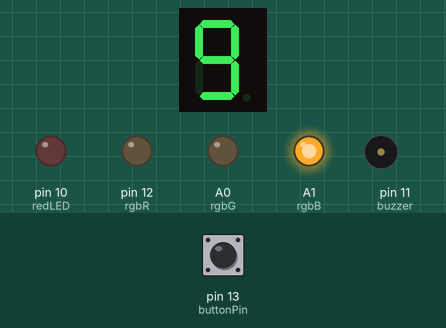
Recording of a sketch running on a simulated Arduino Uno, built with avr-gcc and run on an emulated ATmega328P. Parts: 1-digit seven-segment display, output pins drawn as LEDs (lit = HIGH), buzzer (waves = sounding). Wiring (inferred from the names in the program): 1-digit 7-segment display, segments lit when HIGH: segments pin 2, pin 3, pin 4, pin 5, pin 6, pin 7, pin 8, pin 9. The test bench sets the inputs (shaded band); at power-on: pin 13 (buttonPin) HIGH. The segment pins are drawn as the display they are named for; pins used as bus, display or sensor lines are not drawn.

Above: at 1.2 s.
1.3 s: pin 13 (buttonPin) pulled LOW for 0.15 s
At 1.9 s:
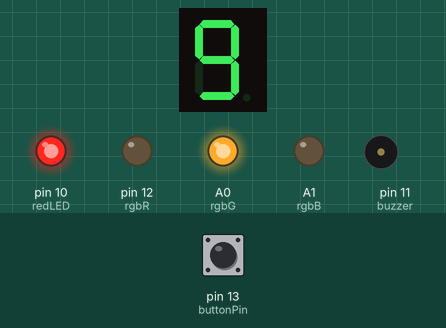
2.0 s: pin 13 (buttonPin) pulled LOW for 1 s
At 3.4 s:
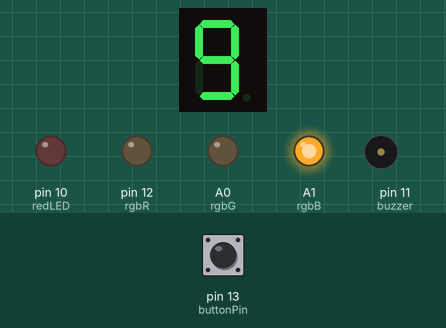
4.5 s: pin 13 (buttonPin) pulled LOW for 0.15 s
At 4.73 s:
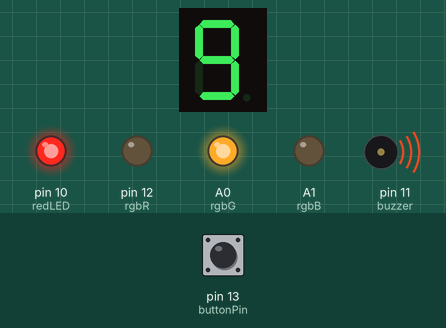
5.2 s: pin 13 (buttonPin) pulled LOW for 3.2 s
At 9.9 s:
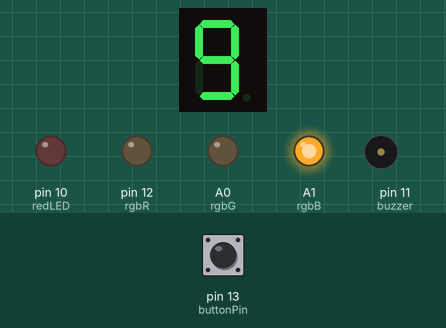
Timing chart, 0 to 10.9 s (numbered marks = the images above; inputs shaded):
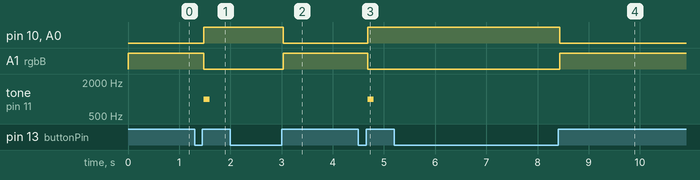

The sketch:

StartWithButtnDisplay_01.ino
```cpp
// ==========================================
// ARDUINO COUNTDOWN - START / STOP
// 7-Segment Display + Buzzer + LED + RGB + Button
// ==========================================

// 7-Segment Display pins
const int A = 2;
const int B = 3;
const int C = 4;
const int D = 5;
const int E = 6;
const int F = 7;
const int G = 8;
const int DP = 9;

// Red LED and buzzer
const int redLED = 10;
const int buzzer = 11;

// RGB LED - Common Cathode
const int rgbR = 12;
const int rgbG = A0;
const int rgbB = A1;

// Push button
const int buttonPin = 13;

// Program state
bool running = false;
int currentNumber = 9;


// ==========================================
// NOTES
// ==========================================

#define N_C4 262
#define N_D4 294
#define N_E4 330
#define N_F4 349
#define N_G4 392
#define N_A4 440
#define N_B4 494
#define N_C5 523
#define N_D5 587
#define N_E5 659
#define N_F5 698
#define N_G5 784


// ==========================================
// SETUP
// ==========================================

void setup() {

  pinMode(A, OUTPUT);
  pinMode(B, OUTPUT);
  pinMode(C, OUTPUT);
  pinMode(D, OUTPUT);
  pinMode(E, OUTPUT);
  pinMode(F, OUTPUT);
  pinMode(G, OUTPUT);
  pinMode(DP, OUTPUT);

  pinMode(redLED, OUTPUT);
  pinMode(buzzer, OUTPUT);

  pinMode(rgbR, OUTPUT);
  pinMode(rgbG, OUTPUT);
  pinMode(rgbB, OUTPUT);

  // Use the Arduino's internal pull-up resistor
  pinMode(buttonPin, INPUT_PULLUP);

  digitalWrite(DP, LOW);
  digitalWrite(redLED, LOW);

  rgbOff();
  noTone(buzzer);

  // Show 9 when the Arduino starts
  showNumber(9);
}


// ==========================================
// RGB LED FUNCTIONS
// ==========================================

void rgbOff() {
  digitalWrite(rgbR, LOW);
  digitalWrite(rgbG, LOW);
  digitalWrite(rgbB, LOW);
}

void rgbRed() {
  digitalWrite(rgbR, HIGH);
  digitalWrite(rgbG, LOW);
  digitalWrite(rgbB, LOW);
}

void rgbGreen() {
  digitalWrite(rgbR, LOW);
  digitalWrite(rgbG, HIGH);
  digitalWrite(rgbB, LOW);
}

void rgbBlue() {
  digitalWrite(rgbR, LOW);
  digitalWrite(rgbG, LOW);
  digitalWrite(rgbB, HIGH);
}

void rgbYellow() {
  digitalWrite(rgbR, HIGH);
  digitalWrite(rgbG, HIGH);
  digitalWrite(rgbB, LOW);
}


// ==========================================
// 7-SEGMENT DISPLAY
// ==========================================

void showNumber(int n) {

  // Turn off all segments first
  digitalWrite(A, LOW);
  digitalWrite(B, LOW);
  digitalWrite(C, LOW);
  digitalWrite(D, LOW);
  digitalWrite(E, LOW);
  digitalWrite(F, LOW);
  digitalWrite(G, LOW);

  switch (n) {

    // Number 0
    case 0:
      digitalWrite(A, HIGH);
      digitalWrite(B, HIGH);
      digitalWrite(C, HIGH);
      digitalWrite(D, HIGH);
      digitalWrite(E, HIGH);
      digitalWrite(F, HIGH);
      break;

    // Number 1
    case 1:
      digitalWrite(B, HIGH);
      digitalWrite(C, HIGH);
      break;

    // Number 2
    case 2:
      digitalWrite(A, HIGH);
      digitalWrite(B, HIGH);
      digitalWrite(D, HIGH);
      digitalWrite(E, HIGH);
      digitalWrite(G, HIGH);
      break;

    // Number 3
    case 3:
      digitalWrite(A, HIGH);
      digitalWrite(B, HIGH);
      digitalWrite(C, HIGH);
      digitalWrite(D, HIGH);
      digitalWrite(G, HIGH);
      break;

    // Number 4
    case 4:
      digitalWrite(B, HIGH);
      digitalWrite(C, HIGH);
      digitalWrite(F, HIGH);
      digitalWrite(G, HIGH);
      break;

    // Number 5
    case 5:
      digitalWrite(A, HIGH);
      digitalWrite(C, HIGH);
      digitalWrite(D, HIGH);
      digitalWrite(F, HIGH);
      digitalWrite(G, HIGH);
      break;

    // Number 6
    case 6:
      digitalWrite(A, HIGH);
      digitalWrite(C, HIGH);
      digitalWrite(D, HIGH);
      digitalWrite(E, HIGH);
      digitalWrite(F, HIGH);
      digitalWrite(G, HIGH);
      break;

    // Number 7
    case 7:
      digitalWrite(A, HIGH);
      digitalWrite(B, HIGH);
      digitalWrite(C, HIGH);
      break;

    // Number 8
    case 8:
      digitalWrite(A, HIGH);
      digitalWrite(B, HIGH);
      digitalWrite(C, HIGH);
      digitalWrite(D, HIGH);
      digitalWrite(E, HIGH);
      digitalWrite(F, HIGH);
      digitalWrite(G, HIGH);
      break;

    // Number 9
    case 9:
      digitalWrite(A, HIGH);
      digitalWrite(B, HIGH);
      digitalWrite(C, HIGH);
      digitalWrite(D, HIGH);
      digitalWrite(F, HIGH);
      digitalWrite(G, HIGH);
      break;
  }
}


// ==========================================
// BUTTON CONTROL
// ==========================================

void checkButton() {

  // Check if the button is pressed
  if (digitalRead(buttonPin) == LOW) {

    delay(30);

    if (digitalRead(buttonPin) == LOW) {

      // Toggle between RUN and STOP
      running = !running;

      // Wait until the button is released
      while (digitalRead(buttonPin) == LOW) {
        // Waiting for button release
      }

      delay(30);
    }
  }
}


// ==========================================
// NON-BLOCKING WAIT WITH BUTTON CHECK
// ==========================================

bool waitWithButton(unsigned long duration) {

  unsigned long startTime = millis();

  while (millis() - startTime < duration) {

    // Check the button while waiting
    if (digitalRead(buttonPin) == LOW) {

      delay(30);

      if (digitalRead(buttonPin) == LOW) {

        // Toggle RUN / STOP
        running = !running;

        // Wait until the button is released
        while (digitalRead(buttonPin) == LOW) {
          // Waiting
        }

        delay(30);

        if (!running) {
          return false;
        }
      }
    }
  }

  return true;
}


// ==========================================
// COUNTDOWN BEEP
// ==========================================

void beep() {

  tone(buzzer, 1000);

  if (!waitWithButton(120)) {
    noTone(buzzer);
    return;
  }

  noTone(buzzer);
}


// ==========================================
// COUNTDOWN
// ==========================================

void countdown() {

  while (currentNumber >= 0) {

    // If stopped, wait for the button
    if (!running) {

      noTone(buzzer);
      rgbBlue();
      digitalWrite(redLED, LOW);

      checkButton();
      continue;
    }

    // Display the current number
    showNumber(currentNumber);

    // Turn on the red LED
    digitalWrite(redLED, HIGH);

    // Green RGB during countdown
    rgbGreen();

    // Play a short beep
    beep();

    if (!running) {
      continue;
    }

    // Wait before showing the next number
    if (!waitWithButton(880)) {
      continue;
    }

    currentNumber--;
  }

  // Countdown finished
  alarm();

  // Reset countdown
  currentNumber = 9;
}


// ==========================================
// ALARM
// ==========================================

void alarm() {

  for (int i = 0; i < 6; i++) {

    // Allow the user to stop the alarm
    if (!running) {
      noTone(buzzer);
      return;
    }

    // Red RGB + red LED
    rgbRed();
    digitalWrite(redLED, HIGH);

    // Alarm sound
    tone(buzzer, 1500);

    if (!waitWithButton(180)) {
      noTone(buzzer);
      return;
    }

    noTone(buzzer);

    rgbOff();

    if (!waitWithButton(100)) {
      return;
    }
  }
}


// ==========================================
// ORIGINAL DANCE MELODY
// ==========================================

int melody[] = {

  N_E4, N_E4, N_G4, N_A4,
  N_G4, N_E4, N_D4, N_E4,

  N_G4, N_A4, N_C5, N_A4,
  N_G4, N_E4, N_D4, N_E4,

  N_G4, N_G4, N_A4, N_C5
};

int noteDuration[] = {

  150, 150, 180, 180,
  150, 150, 180, 180,

  150, 150, 180, 180,
  150, 150, 180, 180,

  150, 150, 180, 300
};


// ==========================================
// PLAY MELODY
// ==========================================

void playMelody() {

  int totalNotes = sizeof(melody) / sizeof(melody[0]);

  digitalWrite(redLED, HIGH);

  for (int i = 0; i < totalNotes; i++) {

    // Stop the melody if the button is pressed
    if (!running) {
      noTone(buzzer);
      return;
    }

    // Change RGB colors
    if (i % 4 == 0) {
      rgbRed();
    }
    else if (i % 4 == 1) {
      rgbBlue();
    }
    else if (i % 4 == 2) {
      rgbGreen();
    }
    else {
      rgbYellow();
    }

    // Play the note
    tone(buzzer, melody[i]);

    if (!waitWithButton(noteDuration[i])) {
      noTone(buzzer);
      return;
    }

    noTone(buzzer);

    if (!waitWithButton(30)) {
      return;
    }
  }

  rgbOff();
  digitalWrite(redLED, LOW);
}


// ==========================================
// MAIN PROGRAM
// ==========================================

void loop() {

  // Check the button
  checkButton();

  if (running) {

    // Start or continue the countdown
    countdown();

  }
  else {

    // Waiting mode
    showNumber(currentNumber);
    rgbBlue();
    digitalWrite(redLED, LOW);
    noTone(buzzer);
  }
}
```

Measured:
- after the input at 1.3 s, pin 10 (redLED), A0 (rgbG): LOW → HIGH after 0.18 s; A1 (rgbB): HIGH → LOW after 0.18 s; tone on pin 11 (buzzer): silent → 1000 Hz after 0.18 s, → silent 0.12 s later
- after the input at 2.0 s, pin 10 (redLED), A0 (rgbG): HIGH → LOW after 1.0 s; A1 (rgbB): LOW → HIGH after 1.0 s; tone on pin 11 (buzzer): stops changing and stays silent
- after the input at 4.5 s, pin 10 (redLED), A0 (rgbG): LOW → HIGH after 0.18 s; A1 (rgbB): HIGH → LOW after 0.18 s; tone on pin 11 (buzzer): silent → 1000 Hz after 0.18 s, → silent 0.12 s later
- after the input at 5.2 s, pin 10 (redLED), A0 (rgbG): HIGH → LOW after 3.2 s; A1 (rgbB): LOW → HIGH after 3.2 s; tone on pin 11 (buzzer): stops changing and stays silent
